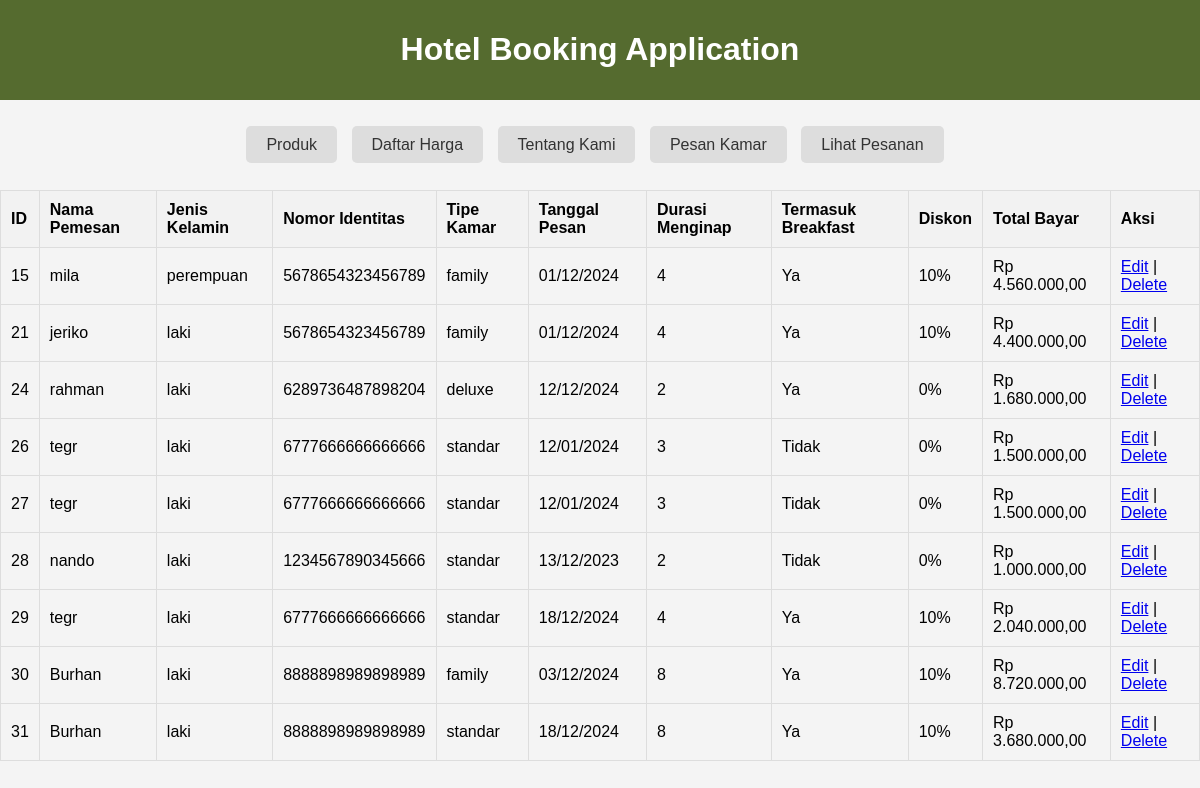
The app's page /view_bookings.php with its own data.
### tables this page shows
CREATE TABLE `bookings` (
  `id` int(11) NOT NULL,
  `nama_pemesan` varchar(255) NOT NULL,
  `jenis_kelamin` enum('laki','perempuan') NOT NULL,
  `nomor_identitas` char(16) NOT NULL,
  `tipe_kamar` enum('standar','deluxe','family') NOT NULL,
  `tanggal_pesan` date NOT NULL,
  `durasi_menginap` int(11) NOT NULL,
  `termasuk_breakfast` tinyint(1) NOT NULL,
  `diskon` decimal(10,2) NOT NULL,
  `total_bayar` decimal(10,2) NOT NULL
);

### view_bookings.php (the view, shortened to what this page needs)
<!DOCTYPE html>
<html>
<head>
</head>
<body>
    <header>
        <h1>Hotel Booking Application</h1>
    </header>
    <nav>
        <ul>
            <li><a href="produk.php">Produk</a></li>
            <li><a href="harga.php">Daftar Harga</a></li>
            <li><a href="tentang.php">Tentang Kami</a></li>
            <li><a href="index.php">Pesan Kamar</a></li>
            <li><a href="view_bookings.php">Lihat Pesanan</a></li>
        </ul>
    </nav>
    <?php
    include 'db_connection.php';
    $sql = "SELECT * FROM bookings";
    $result = $conn->query($sql);
    if ($result->num_rows > 0) {
        echo "<table border='1'><tr><th>ID</th><th>Nama Pemesan</th><th>Jenis Kelamin</th><th>Nomor Identitas</th><th>Tipe Kamar</th><th>Tanggal Pesan</th><th>Durasi Menginap</th><th>Termasuk Breakfast</th><th>Diskon</th><th>Total Bayar</th><th>Aksi</th></tr>";
        while($row = $result->fetch_assoc()) {
            echo "<tr><td>".$row["id"]."</td><td>".$row["nama_pemesan"]."</td><td>".$row["jenis_kelamin"]."</td><td>".$row["nomor_identitas"]."</td><td>".$row["tipe_kamar"]."</td><td>".date('d/m/Y', strtotime($row["tanggal_pesan"]))."</td><td>".$row["durasi_menginap"]."</td><td>".($row["termasuk_breakfast"] ? 'Ya' : 'Tidak')."</td><td>".intval($row["diskon"])."%</td><td>Rp ".number_format($row["total_bayar"], 2, ',', '.')."</td><td><a href='edit_booking.php?id=".$row["id"]."'>Edit</a> | <a href='delete_booking.php?id=".$row["id"]."'>Delete</a></td></tr>";
        }
        echo "</table>";
    } else {
        echo "0 results";
    }
    ?>
</body>
</html>

### view_bookings.php (style rules this page uses)
body { font-family: Arial, sans-serif; background-color: #f4f4f4; margin: 0; padding: 0; }
header { background-color: #556B2F; color: #fff; padding: 10px 0; text-align: center; }
nav { text-align: center; margin: 20px 0; }
nav ul { list-style: none; padding: 0; display: inline-block; }
nav ul li { display: inline; margin-right: 10px; }
nav ul li a { color: #333; text-decoration: none; padding: 10px 20px; background-color: #ddd; border-radius: 5px; }
table { width: 100%; border-collapse: collapse; }
table, th, td { border: 1px solid #ddd; }
th, td { padding: 10px; text-align: left; }
th { background-color: #f2f2f2; }

### records on screen
bookings: id "15", nama_pemesan "mila", jenis_kelamin "perempuan", nomor_identitas "5678654323456789", tipe_kamar "family", tanggal_pesan "01/12/2024", durasi_menginap "4", termasuk_breakfast "Ya", diskon "10", total_bayar "4.560.000,00"
bookings: id "21", nama_pemesan "jeriko", jenis_kelamin "laki", nomor_identitas "5678654323456789", tipe_kamar "family", tanggal_pesan "01/12/2024", durasi_menginap "4", termasuk_breakfast "Ya", diskon "10", total_bayar "4.400.000,00"
bookings: id "24", nama_pemesan "rahman", jenis_kelamin "laki", nomor_identitas "6289736487898204", tipe_kamar "deluxe", tanggal_pesan "12/12/2024", durasi_menginap "2", termasuk_breakfast "Ya", diskon "0", total_bayar "1.680.000,00"
bookings: id "26", nama_pemesan "tegr", jenis_kelamin "laki", nomor_identitas "6777666666666666", tipe_kamar "standar", tanggal_pesan "12/01/2024", durasi_menginap "3", termasuk_breakfast "Tidak", diskon "0", total_bayar "1.500.000,00"
bookings: id "27", nama_pemesan "tegr", jenis_kelamin "laki", nomor_identitas "6777666666666666", tipe_kamar "standar", tanggal_pesan "12/01/2024", durasi_menginap "3", termasuk_breakfast "Tidak", diskon "0", total_bayar "1.500.000,00"
bookings: id "28", nama_pemesan "nando", jenis_kelamin "laki", nomor_identitas "1234567890345666", tipe_kamar "standar", tanggal_pesan "13/12/2023", durasi_menginap "2", termasuk_breakfast "Tidak", diskon "0", total_bayar "1.000.000,00"
bookings: id "29", nama_pemesan "tegr", jenis_kelamin "laki", nomor_identitas "6777666666666666", tipe_kamar "standar", tanggal_pesan "18/12/2024", durasi_menginap "4", termasuk_breakfast "Ya", diskon "10", total_bayar "2.040.000,00"
bookings: id "30", nama_pemesan "Burhan", jenis_kelamin "laki", nomor_identitas "8888898989898989", tipe_kamar "family", tanggal_pesan "03/12/2024", durasi_menginap "8", termasuk_breakfast "Ya", diskon "10", total_bayar "8.720.000,00"
bookings: id "31", nama_pemesan "Burhan", jenis_kelamin "laki", nomor_identitas "8888898989898989", tipe_kamar "standar", tanggal_pesan "18/12/2024", durasi_menginap "8", termasuk_breakfast "Ya", diskon "10", total_bayar "3.680.000,00"
